Frame 1 (no input): blank canvas, image omitted
Frame 60 (the mouse pressed at the canvas centre just before this capture): blank canvas, image omitted
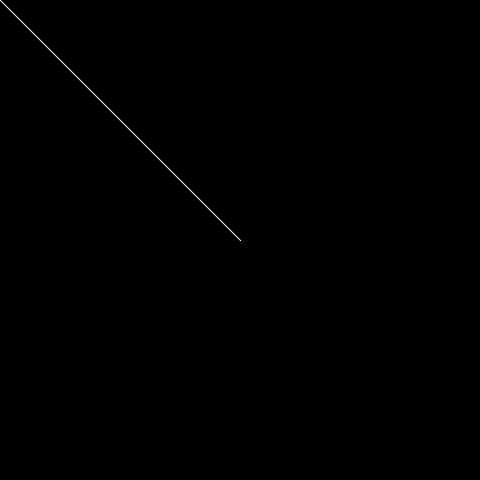
Frame 120 (the mouse held since frame 60 and released just before this capture)

The Processing sketch whose frames 1 and 60 were blank and that drew this single picture after the mouse press (run headless with seeded random() and noise(); from frame 60 on, the mouse is pressed at the canvas centre):

// Processing sketch: response_line_weight
// ── response_line_weight.pde


void setup() {

  size(480, 480);
  background(0);
  smooth();
}


void draw() {
  //background(0);
  //noStroke();
  
  //ellipse(mouseX,mouseY,15,15);
  stroke(255);
  line(mouseX, mouseY,pmouseX,pmouseY);
}
